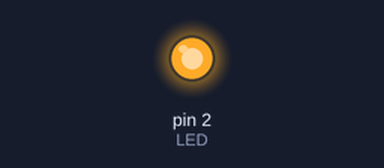
Recording of a sketch running on a simulated Arduino Uno, built with avr-gcc and run on an emulated ATmega328P. Parts: output pins drawn as LEDs (lit = HIGH).

Above: at 0.15 s.
At 38.6 s:
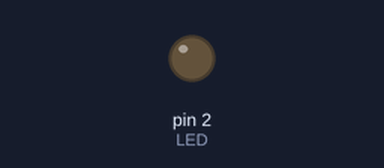
Timing chart, 0 to 40.0 s (numbered marks = the images above):
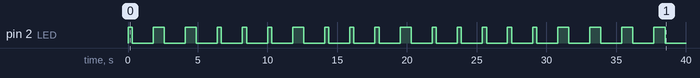

The sketch:

code.ino
```cpp
/*
	Projeto: Projeto nome
    Cliente: SENAI-Timbó
    Projetista: William Colasso Pereira
    Data: 03/06/2024

    Resumo: Meu nome em código morse

*/

//Definição de constantes :)

#define tempo_Ponto 300		 		//O tempo de espera de um ponto
#define tempo_Traco 800				//O tempo de espera de um traço
#define tempo_Intervalo 1500		//O tempo de espera de uma letra
#define tempo_Retransmissao 3000 	//O tempo até o loop recomeçar
#define LED 2		//Define a localização do LED


void setup() //Função Setup
{
 pinMode(LED,OUTPUT); //Define a porta 2 como saída
}

void loop() //Função de Loop De programa
{
  digitalWrite(LED,HIGH);		//Impulso Alto na porta 2
  delay(tempo_Ponto); 			//Espera o tempo de um ponto
  digitalWrite(LED,LOW);		//Impulso Baixo na porta 2
  delay(tempo_Intervalo);		//Espera o tempo de um Intervalo
  digitalWrite(LED,HIGH);		//Impulso Baixo na porta 2
  delay(tempo_Traco);			//Espera o tempo de um Traço
  digitalWrite(LED,LOW);		//Impulso Baixo na porta 2
  delay(tempo_Intervalo);		//Espera o tempo de um Intervalo
  digitalWrite(LED,HIGH);		//Impulso Alto na porta 2
  delay(tempo_Traco);			//Espera o tempo de um Traço
  digitalWrite(LED,LOW);		//Impulso Baixo na porta 2
  //1 ponto +2traços = 'W'

  delay(tempo_Intervalo);//Espera o tempo de um Intervalo

  digitalWrite(LED,HIGH);		//Impulso Alto na porta 2
  delay(tempo_Ponto); 			//Espera o tempo de um ponto
  digitalWrite(LED,LOW);		//Impulso Baixo na porta 2
  delay(tempo_Intervalo);		//Espera o tempo de um Intervalo
  digitalWrite(LED,HIGH);		//Impulso Alto na porta 2
  delay(tempo_Ponto); 			//Espera o tempo de um ponto
  digitalWrite(LED,LOW);		//Impulso Baixo na porta 2
  //2 Pontos = i

  delay(tempo_Intervalo);

  digitalWrite(LED,HIGH);		//Impulso Alto na porta 2
  delay(tempo_Ponto); 			//Espera o tempo de um ponto
  digitalWrite(LED,LOW);		//Impulso Baixo na porta 2
  delay(tempo_Intervalo);		//Espera o tempo de um Intervalo
  digitalWrite(LED,HIGH);		//Impulso Baixo na porta 2
  delay(tempo_Traco);			//Espera o tempo de um Traço
  digitalWrite(LED,LOW);		//Impulso Baixo na porta 2
  delay(tempo_Intervalo);		//Espera o tempo de um Intervalo
   digitalWrite(LED,HIGH);		//Impulso Alto na porta 2
  delay(tempo_Ponto); 			//Espera o tempo de um ponto
  digitalWrite(LED,LOW);		//Impulso Baixo na porta 2
  delay(tempo_Intervalo);		//Espera o tempo de um Intervalo
   digitalWrite(LED,HIGH);		//Impulso Alto na porta 2
  delay(tempo_Ponto); 			//Espera o tempo de um ponto
  digitalWrite(LED,LOW);		//Impulso Baixo na porta 2
  //l= .-..
  delay(tempo_Intervalo);		//Espera o tempo de um Intervalo

  digitalWrite(LED,HIGH);		//Impulso Alto na porta 2
  delay(tempo_Ponto); 			//Espera o tempo de um ponto
  digitalWrite(LED,LOW);		//Impulso Baixo na porta 2
  delay(tempo_Intervalo);		//Espera o tempo de um Intervalo
  digitalWrite(LED,HIGH);		//Impulso Baixo na porta 2
  delay(tempo_Traco);			//Espera o tempo de um Traço
  digitalWrite(LED,LOW);		//Impulso Baixo na porta 2
  delay(tempo_Intervalo);		//Espera o tempo de um Intervalo
   digitalWrite(LED,HIGH);		//Impulso Alto na porta 2
  delay(tempo_Ponto); 			//Espera o tempo de um ponto
  digitalWrite(LED,LOW);		//Impulso Baixo na porta 2
  delay(tempo_Intervalo);		//Espera o tempo de um Intervalo
   digitalWrite(LED,HIGH);		//Impulso Alto na porta 2
  delay(tempo_Ponto); 			//Espera o tempo de um ponto
  digitalWrite(LED,LOW);		//Impulso Baixo na porta 2
  //l+l = .-..+.-..

  delay(tempo_Intervalo);

  digitalWrite(LED,HIGH);		//Impulso Alto na porta 2
  delay(tempo_Ponto); 			//Espera o tempo de um ponto
  digitalWrite(LED,LOW);		//Impulso Baixo na porta 2
  delay(tempo_Intervalo);		//Espera o tempo de um Intervalo
  digitalWrite(LED,HIGH);		//Impulso Alto na porta 2
  delay(tempo_Ponto); 			//Espera o tempo de um ponto
  digitalWrite(LED,LOW);		//Impulso Baixo na porta 2
  //i = ..
  delay(tempo_Intervalo);

  digitalWrite(LED,HIGH);		//Impulso Baixo na porta 2
  delay(tempo_Ponto);			//Espera o tempo de um Traço
  digitalWrite(LED,LOW);		//Impulso Baixo na porta 2
  delay(tempo_Intervalo);		//Espera o tempo de um Intervalo
  digitalWrite(LED,HIGH);		//Impulso Baixo na porta 2
  delay(tempo_Traco);			//Espera o tempo de um Traço
  digitalWrite(LED,LOW);		//Impulso Baixo na porta 2
  //A = .-
   delay(tempo_Intervalo);

  digitalWrite(LED,HIGH);		//Impulso Baixo na porta 2
  delay(tempo_Traco);			//Espera o tempo de um Traço
  digitalWrite(LED,LOW);		//Impulso Baixo na porta 2
  delay(tempo_Intervalo);		//Espera o tempo de um Intervalo
  digitalWrite(LED,HIGH);		//Impulso Baixo na porta 2
  delay(tempo_Traco);			//Espera o tempo de um Traço
  digitalWrite(LED,LOW);		//Impulso Baixo na porta 2
  //m= --

  delay(tempo_Intervalo);

  digitalWrite(LED,HIGH);		//Impulso Baixo na porta 2
  delay(tempo_Traco);			//Espera o tempo de um Traço
  digitalWrite(LED,LOW);		//Impulso Baixo na porta 2
  delay(tempo_Intervalo);		//Espera o tempo de um Intervalo
  digitalWrite(LED,HIGH);		//Impulso Alto na porta 2
  delay(tempo_Ponto); 			//Espera o tempo de um ponto
  digitalWrite(LED,LOW);		//Impulso Baixo na porta 2
  digitalWrite(LED,HIGH);		//Impulso Baixo na porta 2
  delay(tempo_Traco);			//Espera o tempo de um Traço
  digitalWrite(LED,LOW);		//Impulso Baixo na porta 2
  delay(tempo_Intervalo);		//Espera o tempo de um Intervalo
  digitalWrite(LED,HIGH);		//Impulso Alto na porta 2
  delay(tempo_Ponto); 			//Espera o tempo de um ponto
  digitalWrite(LED,LOW);		//Impulso Baixo na porta 2
  //C= -.-.

   delay(tempo_Intervalo);

  digitalWrite(LED,HIGH);		//Impulso Baixo na porta 2
  delay(tempo_Traco);			//Espera o tempo de um Traço
  digitalWrite(LED,LOW);		//Impulso Baixo na porta 2
  delay(tempo_Intervalo);		//Espera o tempo de um Intervalo
  digitalWrite(LED,HIGH);		//Impulso Baixo na porta 2
  delay(tempo_Traco);			//Espera o tempo de um Traço
  digitalWrite(LED,LOW);		//Impulso Baixo na porta 2
  delay(tempo_Intervalo);		//Espera o tempo de um Intervalo
  digitalWrite(LED,HIGH);		//Impulso Baixo na porta 2
  delay(tempo_Traco);			//Espera o tempo de um Traço
  digitalWrite(LED,LOW);		//Impulso Baixo na porta 2

  delay(tempo_Intervalo);		//Espera o tempo de um Intervalo
  //O= ---

  digitalWrite(LED,HIGH);		//Impulso Alto na porta 2
  delay(tempo_Ponto); 			//Espera o tempo de um ponto
  digitalWrite(LED,LOW);		//Impulso Baixo na porta 2
  delay(tempo_Intervalo);		//Espera o tempo de um Intervalo
  digitalWrite(LED,HIGH);		//Impulso Baixo na porta 2
  delay(tempo_Traco);			//Espera o tempo de um Traço
  digitalWrite(LED,LOW);		//Impulso Baixo na porta 2
  delay(tempo_Intervalo);		//Espera o tempo de um Intervalo
   digitalWrite(LED,HIGH);		//Impulso Alto na porta 2
  delay(tempo_Ponto); 			//Espera o tempo de um ponto
  digitalWrite(LED,LOW);		//Impulso Baixo na porta 2
  delay(tempo_Intervalo);		//Espera o tempo de um Intervalo
   digitalWrite(LED,HIGH);		//Impulso Alto na porta 2
  delay(tempo_Ponto); 			//Espera o tempo de um ponto
  digitalWrite(LED,LOW);		//Impulso Baixo na porta 2
  //l= .-..

  delay(tempo_Intervalo);		//Espera o tempo de um Intervalo

  digitalWrite(LED,HIGH);		//Impulso Alto na porta 2
  delay(tempo_Ponto); 			//Espera o tempo de um ponto
  digitalWrite(LED,LOW);		//Impulso Baixo na porta 2
  delay(tempo_Intervalo);		//Espera o tempo de um Intervalo
  digitalWrite(LED,HIGH);		//Impulso Baixo na porta 2
  delay(tempo_Traco);			//Espera o tempo de um Traço
  digitalWrite(LED,LOW);		//Impulso Baixo na porta 2
  //a = .-
  delay(tempo_Intervalo);		//Espera o tempo de um Intervalo

  digitalWrite(LED,HIGH);		//Impulso Alto na porta 2
  delay(tempo_Ponto); 			//Espera o tempo de um ponto
  digitalWrite(LED,LOW);		//Impulso Baixo na porta 2
  delay(tempo_Intervalo);		//Espera o tempo de um Intervalo
   digitalWrite(LED,HIGH);		//Impulso Alto na porta 2
  delay(tempo_Ponto); 			//Espera o tempo de um ponto
  digitalWrite(LED,LOW);		//Impulso Baixo na porta 2
  delay(tempo_Intervalo);		//Espera o tempo de um Intervalo
   digitalWrite(LED,HIGH);		//Impulso Alto na porta 2
  delay(tempo_Ponto); 			//Espera o tempo de um ponto
  digitalWrite(LED,LOW);		//Impulso Baixo na porta 2
  //s= ...

  delay(tempo_Intervalo);		//Espera o tempo de um Intervalo

  digitalWrite(LED,HIGH);		//Impulso Alto na porta 2
  delay(tempo_Ponto); 			//Espera o tempo de um ponto
  digitalWrite(LED,LOW);		//Impulso Baixo na porta 2
  delay(tempo_Intervalo);		//Espera o tempo de um Intervalo
   digitalWrite(LED,HIGH);		//Impulso Alto na porta 2
  delay(tempo_Ponto); 			//Espera o tempo de um ponto
  digitalWrite(LED,LOW);		//Impulso Baixo na porta 2
  delay(tempo_Intervalo);		//Espera o tempo de um Intervalo
   digitalWrite(LED,HIGH);		//Impulso Alto na porta 2
  delay(tempo_Ponto); 			//Espera o tempo de um ponto
  digitalWrite(LED,LOW);		//Impulso Baixo na porta 2
  //s= ...

  delay(tempo_Intervalo);		//Espera o tempo de um Intervalo

  digitalWrite(LED,HIGH);		//Impulso Baixo na porta 2
  delay(tempo_Traco);			//Espera o tempo de um Traço
  digitalWrite(LED,LOW);		//Impulso Baixo na porta 2
  delay(tempo_Intervalo);		//Espera o tempo de um Intervalo
  digitalWrite(LED,HIGH);		//Impulso Baixo na porta 2
  delay(tempo_Traco);			//Espera o tempo de um Traço
  digitalWrite(LED,LOW);		//Impulso Baixo na porta 2
  delay(tempo_Intervalo);		//Espera o tempo de um Intervalo
  digitalWrite(LED,HIGH);		//Impulso Baixo na porta 2
  delay(tempo_Traco);			//Espera o tempo de um Traço
  digitalWrite(LED,LOW);		//Impulso Baixo na porta 2

  delay(tempo_Intervalo);		//Espera o tempo de um Intervalo
  //O= ---

  delay(tempo_Retransmissao); //Espera o tempo de retransmissão

}

void ponto(){

  delay(tempo_Ponto);

}

void traco(){

  delay(tempo_Traco);

}

void led_A(){

  digitalWrite(LED,HIGH);

}

void led_B(){

  digitalWrite(LED,LOW);
}


//Fim da programação
```

Measured:
- by itself, pin 2 (LED): LOW → HIGH at 0.00 s, → LOW 0.30 s later, → HIGH 1.5 s later, → LOW 0.80 s later, … (40 changes in this stretch)
